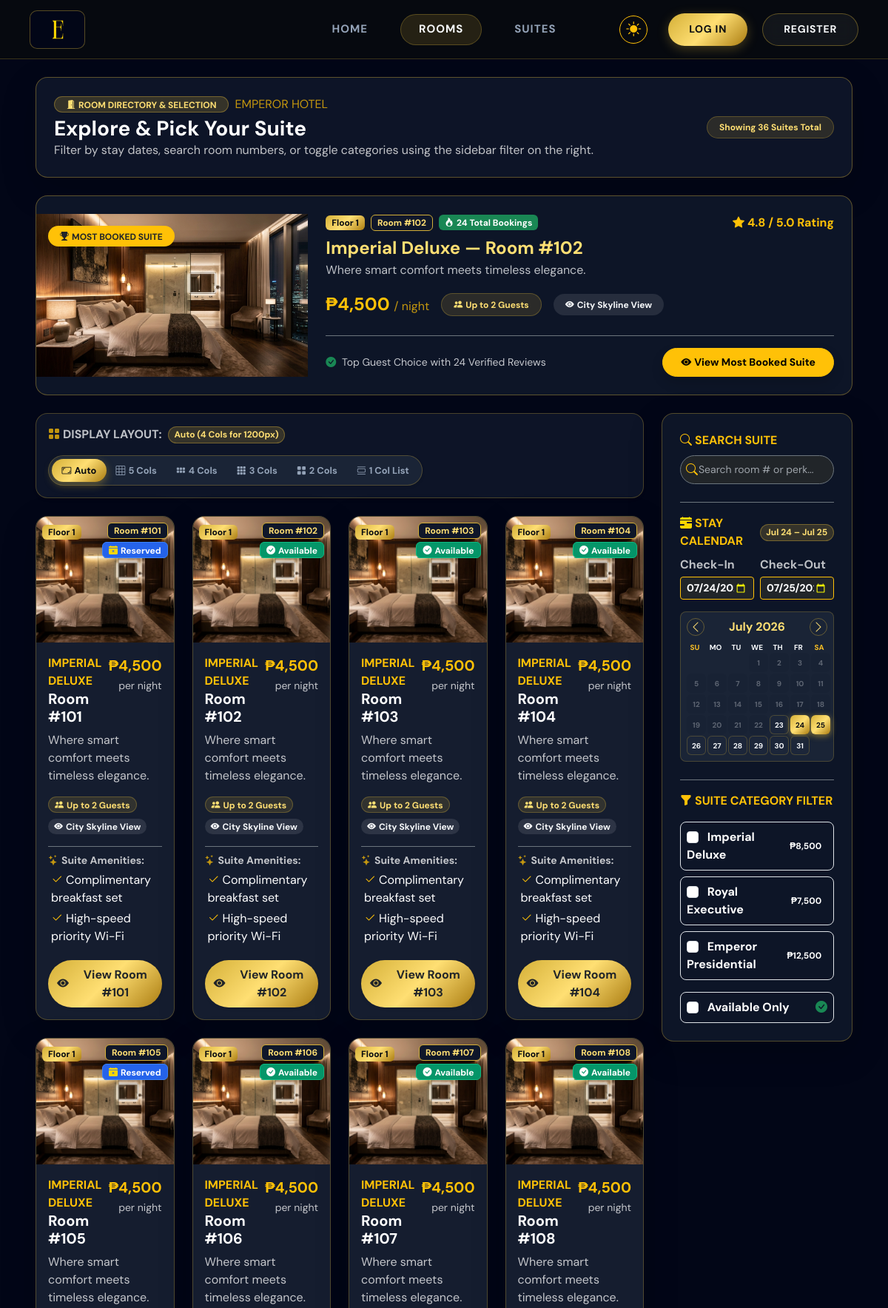
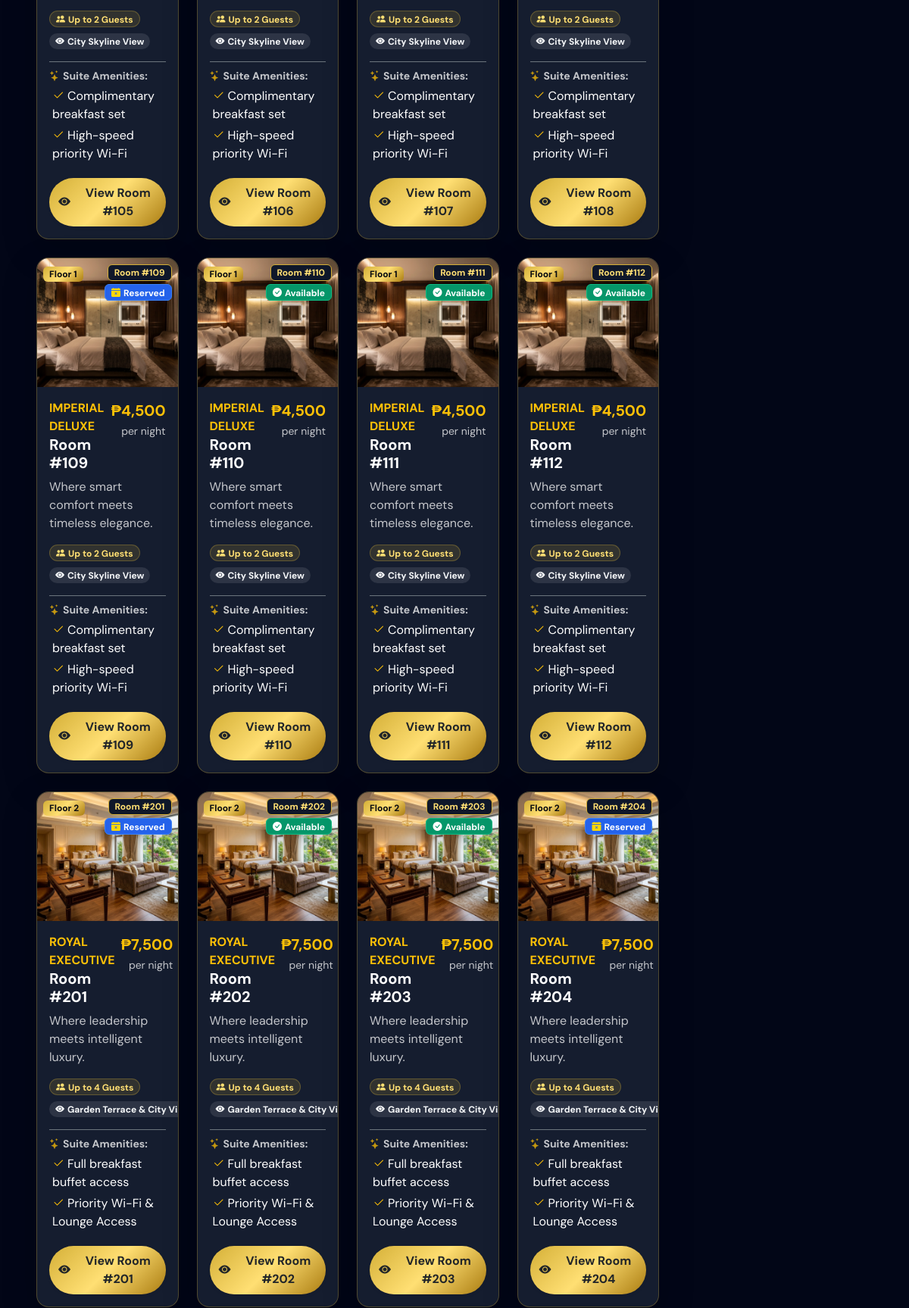
Page /public/site/rooms.php (upper part) on the committed database (2 pictures, top to bottom).
### tables this page shows
CREATE TABLE IF NOT EXISTS rooms (
    room_id INT AUTO_INCREMENT PRIMARY KEY,
    room_number VARCHAR(10) NOT NULL UNIQUE,
    room_type ENUM('Imperial Deluxe', 'Royal Executive', 'Emperor Presidential') NOT NULL,
    floor INT NOT NULL,
    price_per_night DECIMAL(10,2) NOT NULL,
    bed_type VARCHAR(50) DEFAULT 'King Bed',
    max_capacity INT NOT NULL DEFAULT 2,
    view_type VARCHAR(100) DEFAULT 'City View',
    status ENUM('Available', 'Reserved', 'Occupied', 'Cleaning', 'Maintenance') NOT NULL DEFAULT 'Available',
    created_at TIMESTAMP DEFAULT CURRENT_TIMESTAMP
);

### public/site/rooms.php (the view, shortened to what the rows shown need)
<?php
require_once __DIR__ . '/../includes/bootstrap.php';
require_once __DIR__ . '/../includes/layout.php';
$catalog = roomCatalog();
$db = Database::connect();
$roomModel = new Room($db);
$reservationModel = new Reservation($db);
$rooms = $roomModel->all();
$checkIn = trim((string) ($_GET['check_in'] ?? ''));
$checkOut = trim((string) ($_GET['check_out'] ?? ''));
if ($checkIn === '') $checkIn = (new DateTimeImmutable('today'))->format('Y-m-d');
if ($checkOut === '') $checkOut = (new DateTimeImmutable('today'))->modify('+1 day')->format('Y-m-d');
$mostBookedStmt = $db->query("
    SELECT r.*, COUNT(res.reservation_id) AS booking_count,
           COALESCE(AVG(rev.rating), 5.0) AS avg_rating,
           COUNT(rev.review_id) AS review_count
    FROM rooms r
    LEFT JOIN reservations res ON r.room_id = res.room_id
    LEFT JOIN room_reviews rev ON r.room_id = rev.room_id
    GROUP BY r.room_id
    ORDER BY booking_count DESC, avg_rating DESC
    LIMIT 1
");
$mostBookedRoom = $mostBookedStmt->fetch(PDO::FETCH_ASSOC);
?>
<div class="container-fluid px-lg-4 px-xl-5 py-4">
    <div class="d-flex flex-wrap align-items-center justify-content-between gap-3 mb-4 p-4 rounded-4 shadow-lg border rooms-page-banner">
        <div>
            <h1 class="h3 font-serif fw-bold mb-0">Explore &amp; Pick Your Suite</h1>
        </div>
    </div>
    <?php if ($mostBookedRoom):
        $mbType = $mostBookedRoom['room_type'];
        $mbInfo = $catalog[$mbType] ?? null;
        $mbHeroImg = $mbInfo['hero'] ?? '../assets/images/rooms/hero.jpg';
        $mbDetailUrl = 'room-detail.php?id=' . (int)$mostBookedRoom['room_id'] . '&check_in=' . urlencode($checkIn) . '&check_out=' . urlencode($checkOut);
        $mbRating = number_format((float)($mostBookedRoom['avg_rating'] ?: 5.0), 1);
    ?>
        <div class="card rounded-4 overflow-hidden border shadow-xl mb-4 most-booked-showcase-card">
            <div class="row g-0 align-items-center">
                <div class="col-12 col-md-5 col-lg-4 position-relative overflow-hidden" style="min-height: 220px;">
                    <img src="<?= e($mbHeroImg) ?>" alt="Most Booked Suite" class="w-100 h-100 object-fit-cover" style="min-height: 220px;">
                    <div class="position-absolute top-0 start-0 p-3">
                        <span class="badge bg-warning text-dark font-serif fw-bold px-3 py-2 shadow rounded-pill text-xs">
                            <i class="bi bi-trophy-fill me-1 text-dark"></i>MOST BOOKED SUITE
                        </span>
                    </div>
                </div>
                <div class="col-12 col-md-7 col-lg-8 p-4 d-flex flex-column justify-content-between">
                    <div>
                        <div class="d-flex flex-wrap align-items-center justify-content-between gap-2 mb-2">
                            <div class="d-flex align-items-center gap-2">
                                <span class="badge font-serif fw-bold px-2 py-1 text-xs floor-badge">Floor <?= e($mostBookedRoom['floor']) ?></span>
                                <span class="badge font-serif fw-bold px-2 py-1 text-xs room-number-badge">Room #<?= e($mostBookedRoom['room_number']) ?></span>
                                <span class="badge bg-success text-white font-serif fw-bold px-2 py-1 text-xs"><i class="bi bi-fire me-1"></i><?= (int)$mostBookedRoom['booking_count'] ?> Total Bookings</span>
                            </div>
                            <div>
                                <span class="text-warning fw-bold text-xs"><i class="bi bi-star-fill me-1"></i><?= $mbRating ?> / 5.0 Rating</span>
                            </div>
                        </div>
                        <h4 class="font-serif fw-bold mb-1 most-booked-title"><?= e($mbType) ?> — Room #<?= e($mostBookedRoom['room_number']) ?></h4>
                        <p class="text-xs opacity-75 mb-3"><?= e($mbInfo['tagline'] ?? 'Our most requested guest suite featuring premier amenities and city skyline views.') ?></p>
                        <div class="d-flex flex-wrap align-items-center gap-3 mb-3">
                            <span class="fs-4 fw-bold text-warning font-serif">₱<?= number_format((float)$mostBookedRoom['price_per_night']) ?> <small class="fs-6 opacity-75 font-sans fw-normal">/ night</small></span>
                            <span class="badge rounded-pill text-xs px-3 py-2 room-pill-gold"><i class="bi bi-people-fill me-1"></i>Up to <?= (int)$mostBookedRoom['max_capacity'] ?> Guests</span>
                            <span class="badge rounded-pill text-xs px-3 py-2 room-pill-glass"><i class="bi bi-eye-fill me-1"></i><?= e($mostBookedRoom['view_type']) ?></span>
                        </div>
                    </div>
                    <div class="d-flex align-items-center justify-content-between border-top border-secondary pt-3 mt-2">
                        <small class="text-muted text-xs"><i class="bi bi-check-circle-fill text-success me-1"></i> Top Guest Choice with <?= (int)$mostBookedRoom['review_count'] ?> Verified Reviews</small>
                        <a href="<?= e($mbDetailUrl) ?>" class="btn btn-warning rounded-pill px-4 py-2 font-serif fw-bold btn-sm shadow"><i class="bi bi-eye-fill me-1"></i>View Most Booked Suite</a>
                    </div>
                </div>
            </div>
        </div>
    <?php endif; ?>
    <div class="row g-4">
        <div class="col-12 col-lg-8 col-xl-9">
            <div class="row g-4" id="kioskRoomGrid">
                <?php foreach ($rooms as $rm):
                    $rmType = $rm['room_type'];
                    $rmInfo = $catalog[$rmType] ?? null;
                    $heroImg = $rmInfo['hero'] ?? '../assets/images/rooms/hero.jpg';
                    $maxCap = (int)($rm['capacity'] ?? ($rmInfo['max_capacity'] ?? 2));
                    $isAvail = $reservationModel->roomIsAvailable((int)$rm['room_id'], $checkIn, $checkOut);
                    $perks = $rmInfo['included_perks'] ?? ['Complimentary breakfast', 'Priority Wi-Fi'];
                    $detailUrl = 'room-detail.php?id=' . (int)$rm['room_id'] . '&check_in=' . urlencode($checkIn) . '&check_out=' . urlencode($checkOut);
                ?>
                    <div class="col-12 col-md-6 col-xl-4 kiosk-room-item" id="room-card-<?= (int)$rm['room_id'] ?>" data-type="<?= e($rmType) ?>" data-avail="<?= $isAvail ? '1' : '0' ?>" data-room-num="<?= e($rm['room_number']) ?>">
                        <div class="card rounded-4 h-100 overflow-hidden border shadow-lg d-flex flex-column justify-content-between position-relative kiosk-room-card">
                            <div>
                                <div class="position-relative overflow-hidden" style="height: 170px;">
                                    <img src="<?= e($heroImg) ?>" alt="<?= e($rmType) ?>" class="w-100 h-100 object-fit-cover">
                                    <div class="position-absolute top-0 start-0 p-2">
                                        <span class="badge font-serif fw-bold px-2 py-1 text-xs floor-badge">Floor <?= e($rm['floor']) ?></span>
                                    </div>
                                    <div class="position-absolute top-0 end-0 p-2 d-flex flex-column align-items-end gap-1">
                                        <span class="badge font-serif fw-bold px-2 py-1 text-xs room-number-badge">Room #<?= e($rm['room_number']) ?></span>
                                        <?php if ($isAvail): ?>
                                            <span class="badge status-badge-available font-serif fw-bold px-2 py-1 text-xs shadow"><i class="bi bi-check-circle-fill me-1"></i>Available</span>
                                        <?php else: ?>
                                            <span class="badge status-badge-reserved font-serif fw-bold px-2 py-1 text-xs shadow"><i class="bi bi-calendar-x-fill me-1"></i>Reserved</span>
                                        <?php endif; ?>
                                    </div>
                                </div>
                                <div class="p-3">
                                    <div class="d-flex align-items-start justify-content-between gap-2 mb-2">
                                        <div>
                                            <span class="text-xs text-uppercase tracking-wider text-warning font-serif fw-bold d-block"><?= e($rmType) ?></span>
                                            <h5 class="font-serif fw-bold mb-0">Room #<?= e($rm['room_number']) ?></h5>
                                        </div>
                                        <div class="text-end">
                                            <strong class="fs-5 text-warning font-serif d-block">₱<?= number_format((float)$rm['price_per_night']) ?></strong>
                                            <small class="opacity-75 text-xs">per night</small>
                                        </div>
                                    </div>
                                    <p class="opacity-75 text-xs mb-3 line-clamp-2" style="min-height: 36px;"><?= e($rmInfo['tagline'] ?? '') ?></p>
                                    <div class="d-flex flex-wrap gap-2 mb-3">
                                        <span class="badge rounded-pill text-xs fw-semibold px-2 py-1 room-pill-gold">
                                            <i class="bi bi-people-fill me-1"></i>Up to <?= $maxCap ?> Guests
                                        </span>
                                        <span class="badge rounded-pill text-xs fw-semibold px-2 py-1 room-pill-glass">
                                            <i class="bi bi-eye-fill me-1"></i><?= e($rmInfo['view_type'] ?? 'Skyline View') ?>
                                        </span>
                                    </div>
                                    <div class="border-top border-secondary pt-2">
                                        <small class="opacity-75 text-xs fw-bold d-block mb-1"><i class="bi bi-stars text-warning me-1"></i>Suite Amenities:</small>
                                        <ul class="list-unstyled text-xs opacity-80 m-0 ps-1">
                                            <?php foreach (array_slice($perks, 0, 2) as $pk): ?>
                                                <li class="mb-1"><i class="bi bi-check2 text-warning me-1"></i><?= e($pk) ?></li>
                                            <?php endforeach; ?>
                                        </ul>
                                    </div>
                                </div>
                            </div>
                            <div class="p-3 pt-0">
                                <a href="<?= e($detailUrl) ?>" class="btn btn-warning w-100 rounded-pill py-2 font-serif fw-bold text-dark shadow-sm text-xs d-flex align-items-center justify-content-center gap-2" style="background: linear-gradient(135deg, #D4AF37 0%, #FFDF73 50%, #AA7C11 100%); border: none;">
                                    <i class="bi bi-eye-fill me-1"></i>View Room #<?= e($rm['room_number']) ?>
                                </a>
                            </div>
                        </div>
                    </div>
                <?php endforeach; ?>
            </div>
        </div>
    </div>
</div>
</body>
</html>

### rows in the picture
rooms: floor "1", room_number "102", room_type "Imperial Deluxe", room_type "Where smart comfort meets timeless elegance.", price_per_night "4,500", max_capacity "2", view_type "City Skyline View", shows "Available", room_type "IMPERIAL DELUXE", room_type "2", room_type "City Skyline View", room_type "Complimentary breakfast set", room_type "High-speed priority Wi-Fi"
rooms: floor "1", room_number "101", shows "Reserved", room_type "IMPERIAL DELUXE", price_per_night "4,500", room_type "Where smart comfort meets timeless elegance.", room_type "2", room_type "City Skyline View", room_type "Complimentary breakfast set", room_type "High-speed priority Wi-Fi"
rooms: floor "1", room_number "103", shows "Available", room_type "IMPERIAL DELUXE", price_per_night "4,500", room_type "Where smart comfort meets timeless elegance.", room_type "2", room_type "City Skyline View", room_type "Complimentary breakfast set", room_type "High-speed priority Wi-Fi"
rooms: floor "1", room_number "104", shows "Available", room_type "IMPERIAL DELUXE", price_per_night "4,500", room_type "Where smart comfort meets timeless elegance.", room_type "2", room_type "City Skyline View", room_type "Complimentary breakfast set", room_type "High-speed priority Wi-Fi"
rooms: floor "1", room_number "105", shows "Reserved", room_type "IMPERIAL DELUXE", price_per_night "4,500", room_type "Where smart comfort meets timeless elegance.", room_type "2", room_type "City Skyline View", room_type "Complimentary breakfast set", room_type "High-speed priority Wi-Fi"
rooms: floor "1", room_number "106", shows "Available", room_type "IMPERIAL DELUXE", price_per_night "4,500", room_type "Where smart comfort meets timeless elegance.", room_type "2", room_type "City Skyline View", room_type "Complimentary breakfast set", room_type "High-speed priority Wi-Fi"
rooms: floor "1", room_number "107", shows "Available", room_type "IMPERIAL DELUXE", price_per_night "4,500", room_type "Where smart comfort meets timeless elegance.", room_type "2", room_type "City Skyline View", room_type "Complimentary breakfast set", room_type "High-speed priority Wi-Fi"
rooms: floor "1", room_number "108", shows "Available", room_type "IMPERIAL DELUXE", price_per_night "4,500", room_type "Where smart comfort meets timeless elegance.", room_type "2", room_type "City Skyline View", room_type "Complimentary breakfast set", room_type "High-speed priority Wi-Fi"
rooms: floor "1", room_number "109", shows "Reserved", room_type "IMPERIAL DELUXE", price_per_night "4,500", room_type "Where smart comfort meets timeless elegance.", room_type "2", room_type "City Skyline View", room_type "Complimentary breakfast set", room_type "High-speed priority Wi-Fi"
rooms: floor "1", room_number "110", shows "Available", room_type "IMPERIAL DELUXE", price_per_night "4,500", room_type "Where smart comfort meets timeless elegance.", room_type "2", room_type "City Skyline View", room_type "Complimentary breakfast set", room_type "High-speed priority Wi-Fi"
rooms: floor "1", room_number "111", shows "Available", room_type "IMPERIAL DELUXE", price_per_night "4,500", room_type "Where smart comfort meets timeless elegance.", room_type "2", room_type "City Skyline View", room_type "Complimentary breakfast set", room_type "High-speed priority Wi-Fi"
rooms: floor "1", room_number "112", shows "Available", room_type "IMPERIAL DELUXE", price_per_night "4,500", room_type "Where smart comfort meets timeless elegance.", room_type "2", room_type "City Skyline View", room_type "Complimentary breakfast set", room_type "High-speed priority Wi-Fi"
rooms: floor "2", room_number "201", shows "Reserved", room_type "ROYAL EXECUTIVE", price_per_night "7,500", room_type "Where leadership meets intelligent luxury.", room_type "4", room_type "Garden Terrace & City…", room_type "Full breakfast buffet access", room_type "Priority Wi-Fi & Lounge Access"
rooms: floor "2", room_number "202", shows "Available", room_type "ROYAL EXECUTIVE", price_per_night "7,500", room_type "Where leadership meets intelligent luxury.", room_type "4", room_type "Garden Terrace & City…", room_type "Full breakfast buffet access", room_type "Priority Wi-Fi & Lounge Access"
rooms: floor "2", room_number "203", shows "Available", room_type "ROYAL EXECUTIVE", price_per_night "7,500", room_type "Where leadership meets intelligent luxury.", room_type "4", room_type "Garden Terrace & City…", room_type "Full breakfast buffet access", room_type "Priority Wi-Fi & Lounge Access"
rooms: floor "2", room_number "204", shows "Reserved", room_type "ROYAL EXECUTIVE", price_per_night "7,500", room_type "Where leadership meets intelligent luxury.", room_type "4", room_type "Garden Terrace & City…", room_type "Full breakfast buffet access", room_type "Priority Wi-Fi & Lounge Access"

### other values in the picture
count($rooms) "36"
$mostBookedRoom['booking_count'] "24"
$mbRating "4.8"
$mostBookedRoom['review_count'] "24"
date('M j', strtotime($checkIn)) "Jul 24"
date('M j', strtotime($checkOut)) "Jul 25"
